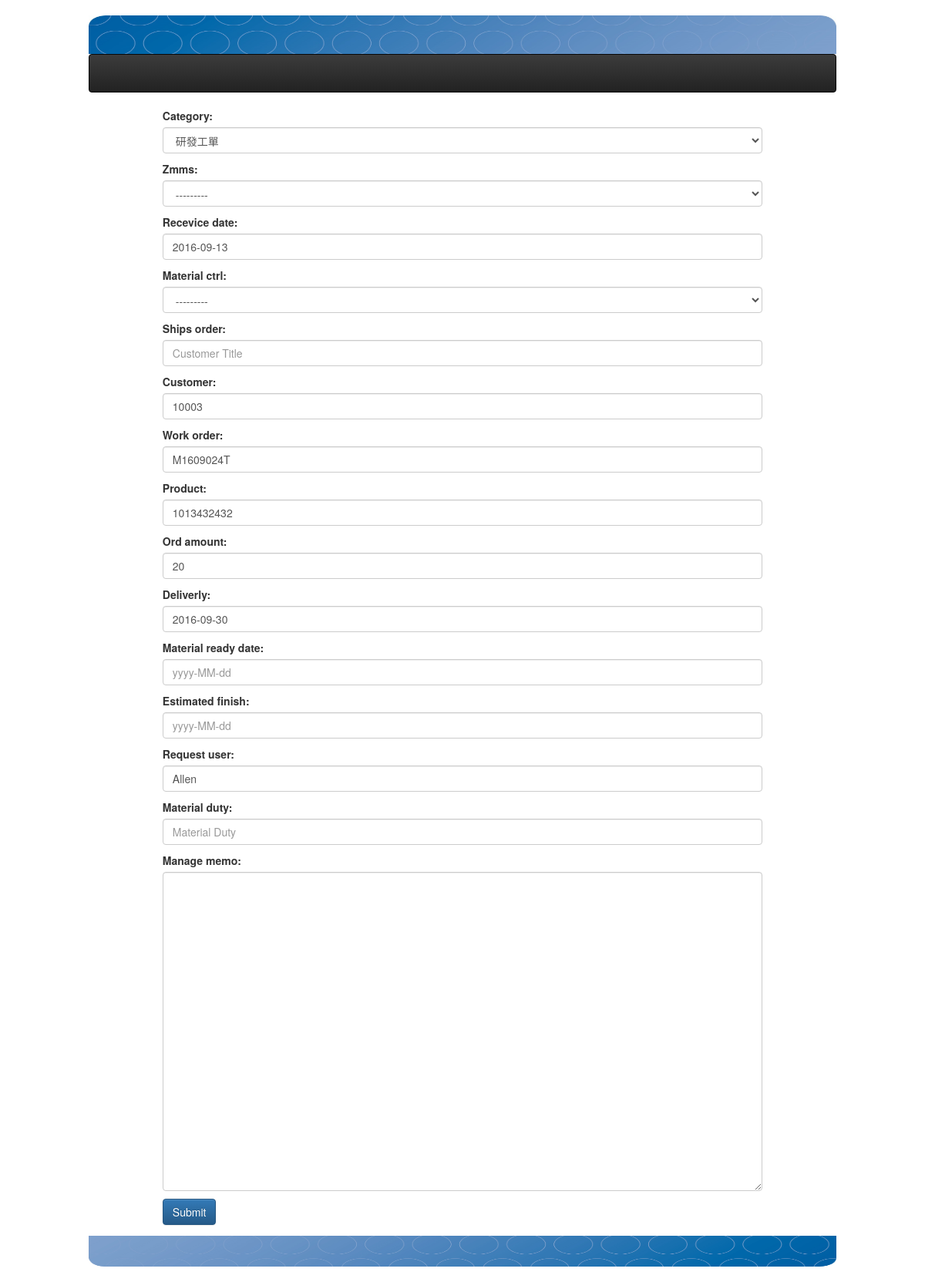
/workorders/8/edit/, run on the app's committed database.
### workorders/models.py (models this page shows, shortened)
class WorkOrder(models.Model):
    category = models.ForeignKey(OrderCategory, limit_choices_to={'invalid': False} )
    zmms = models.ForeignKey(ZmmsOption, blank=True, null=True)
    recevice_date = models.DateField(default=timezone.now) # 收單日
    material_ctrl = models.ForeignKey(MaterialCtrlOption, blank=True, null=True) #models.CharField(max_length=30, blank=True, null=True) #物料控管
    ships_order = models.CharField(max_length=16, null=True, blank=True) # SAP訂單號碼
    customer = models.ForeignKey(Customer) #客戶編號
    work_order = models.CharField(max_length=16, null=False, blank=False, unique=True) # SAP工單號碼
    product = models.ForeignKey(Product) #  SAP料號
    ord_amount = models.IntegerField(default=1, blank=False, null=False) # 數量
    deliverly = models.DateField(blank=True, null=True) #  業務交期
    material_ready_date = models.DateField(blank=True, null=True) #  齊料日
    estimated_finish = models.DateField(blank=True, null=True) # 預計完工日
    request_user = models.CharField(max_length=16, null=False, blank=False) # 申請人
    material_duty = models.CharField(max_length=16, null=False, blank=False) # 備料人
    manage_memo = models.TextField(blank=True, null=True) # 生管備註
    create_at = models.DateTimeField(auto_now_add=True, auto_now =False)
    modify = models.DateTimeField(auto_now_add=False, auto_now =True)
    last_access = models.DateTimeField(auto_now_add=False, auto_now =True)
    class Meta:
        ordering = ['-last_access']

### workorders/views.py (the view)
# urls.py: url(r'^(?P<pk>\d+)/edit/$', views.WorkOrderUpdate.as_view( template_name = 'workorders/workorder_form.html' ), name="edit" ),
class WorkOrderUpdate(UpdateView):
    model = WorkOrder
    form_class = WorkOrderUpdateForm

### workorders/models.py (called while the page is built)
    def __str__(self):
        return self.description

    def __str__(self):
        return self.description

    def __str__(self):
        return self.description

### templates/workorders/workorder_form.html (shortened to what this page needs)
{% extends "base.html" %}
{% load staticfiles %}
{% block content  %}
<div class="col-sm-8 col-md-10 col-sm-offset-1 col-md-offset-1" >
  <form action='' method="POST"  enctype="multipart/form-data" >{% csrf_token %}
    {{ form.as_p }}
  <input type="submit" class="btn btn-primary" value="Submit"/>
  </form>
</div>
{% endblock content %}

### data on the page
WorkOrder: category "研發工單", zmms "---------", recevice_date "2016-09-13", material_ctrl "---------", customer "10003", work_order "M1609024T", product "1013432432", ord_amount "20", deliverly "2016-09-30", request_user "Allen"
